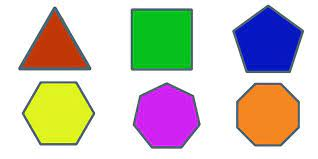
#> input picture imagens/poligonos.jpg, 318 x 159 px, given in place of the camera
$ python track.py
#> lines starting #> are read from the running program, lines starting #| are printed output that depends on the picture; after the words box and inside, x2 and y2 are one past the last pixel; in counts of white or black regions, pixels touching at a corner belong together
import cv2
import numpy as np

#video = cv2.VideoCapture(0)

#Utilizando a câmera do smartphone e o App IP Webcan

ip = "https:/192.168.0.26:8080/video"

video = cv2.VideoCapture()

video.open(ip)

def nothing(x):
    pass

cv2.namedWindow('marking')

# [6 lines of commented-out code are left out]

cv2.createTrackbar('H Lower','marking',0,179,nothing)
#> slider 'H Lower' is set to 35
cv2.createTrackbar('S Lower','marking',0,255,nothing)
#> slider 'S Lower' is set to 51
cv2.createTrackbar('V Lower','marking',0,255,nothing)
#> slider 'V Lower' is set to 51
cv2.createTrackbar('H Higher','marking',179,179,nothing)
cv2.createTrackbar('S Higher','marking',255,255,nothing)
cv2.createTrackbar('V Higher','marking',255,255,nothing)

while(1):
    _,img = video.read()
#> img is the input picture: shape (159, 318, 3); mean B, G, R 190.8, 199.6, 205
    img = cv2.flip(img,1)
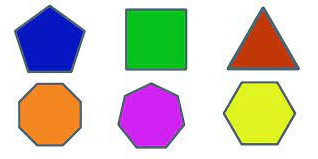
#> img: shape (159, 318, 3); mean B, G, R 190.8, 199.6, 205

    img = cv2.resize(img, (300, 500))
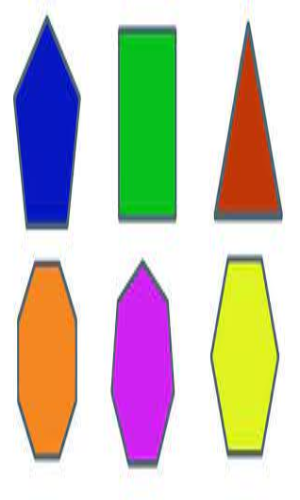
#> img: shape (500, 300, 3); mean B, G, R 190.7, 199.6, 204.9

    hsv = cv2.cvtColor(img, cv2.COLOR_BGR2HSV)
#> hsv: shape (500, 300, 3); mean H, S, V 47.9, 82.9, 233.3

    hL = cv2.getTrackbarPos('H Lower','marking')
    hH = cv2.getTrackbarPos('H Higher','marking')
    sL = cv2.getTrackbarPos('S Lower','marking')
    sH = cv2.getTrackbarPos('S Higher','marking')
    vL = cv2.getTrackbarPos('V Lower','marking')
    vH = cv2.getTrackbarPos('V Higher','marking')

    LowerRegion = np.array([hL,sL,vL],np.uint8)
    upperRegion = np.array([hH,sH,vH],np.uint8)

    redObject = cv2.inRange(hsv,LowerRegion,upperRegion)
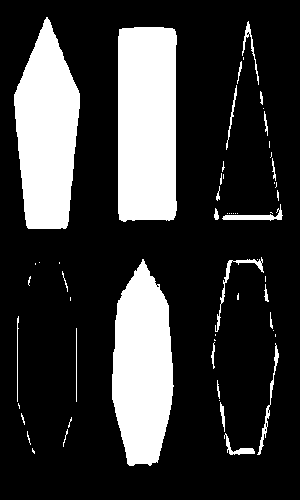
#> redObject: shape (500, 300); 22% white; 59 white regions (35 under 20 px), largest, box (x1, y1, x2, y2) and area: (118, 27, 177, 222) 11173, (14, 17, 80, 229) 9888, (112, 259, 174, 466) 9563

    kernal = np.ones((1,1),"uint8")

    red = cv2.morphologyEx(redObject,cv2.MORPH_OPEN,kernal)
    red = cv2.dilate(red,kernal,iterations=1)

    res1=cv2.bitwise_and(img, img, mask = red)
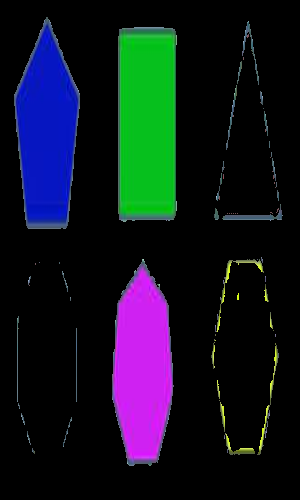
#> res1: shape (500, 300, 3); mean B, G, R 31.1, 20.4, 16.3


    cv2.imshow("Masking ",res1)

    if cv2.waitKey(10) & 0xFF == ord('q'):
#> (key q is pressed here)
        video.release()
        cv2.destroyAllWindows()
        break
